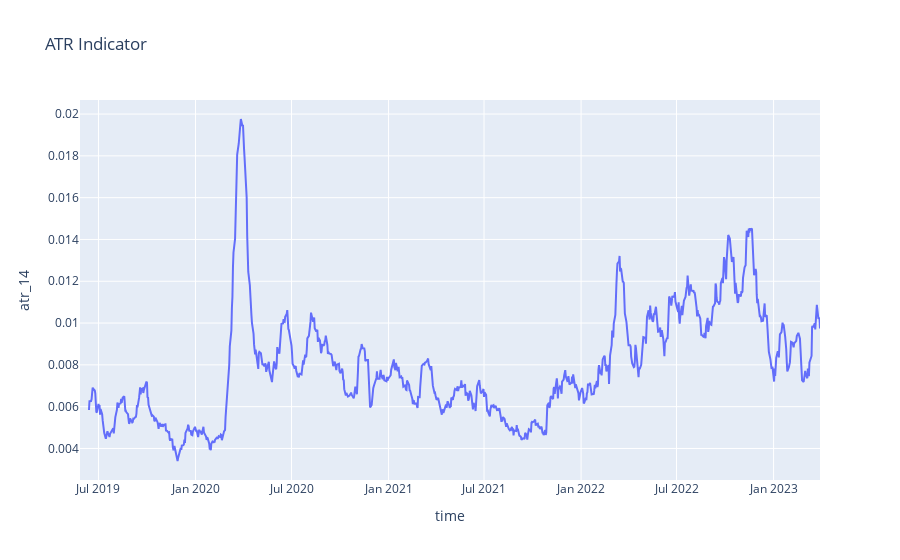

Notebook cell for this chart:
### Markdown cell above
## Calculating ATR Indicator

### Code cell
atr_period = 14  # defining the atr period to 14

# calculating the range of each candle
df['range'] = df['high'] - df['low']

# calculating the average value of ranges
df['atr_14'] = df['range'].rolling(atr_period).mean()

display(df[['time', 'atr_14']])

# plotting the ATR Indicator
fig_atr = px.line(df, x='time', y='atr_14', title='ATR Indicator')
display(fig_atr)

### Figure 1 — Plotly figure (JSON) as saved in the notebook; plotly's stock layout.template omitted (floating-point values rounded to 4 significant figures; data arrays with more than 128 entries replaced by an {"elided": "..."} marker saying what was removed)
{"data": [{"hovertemplate": "time=%{x}<br>atr_14=%{y}<extra></extra>", "legendgroup": "", "line": {"color": "#636efa", "dash": "solid"}, "marker": {"symbol": "circle"}, "mode": "lines", "name": "", "orientation": "v", "showlegend": false, "type": "scatter", "x": {"elided": "1000 str values"}, "xaxis": "x", "y": {"elided": "1000 float values"}, "yaxis": "y"}], "layout": {"legend": {"tracegroupgap": 0}, "title": {"text": "ATR Indicator"}, "xaxis": {"anchor": "y", "domain": [0, 1], "title": {"text": "time"}}, "yaxis": {"anchor": "x", "domain": [0, 1], "title": {"text": "atr_14"}}}}
